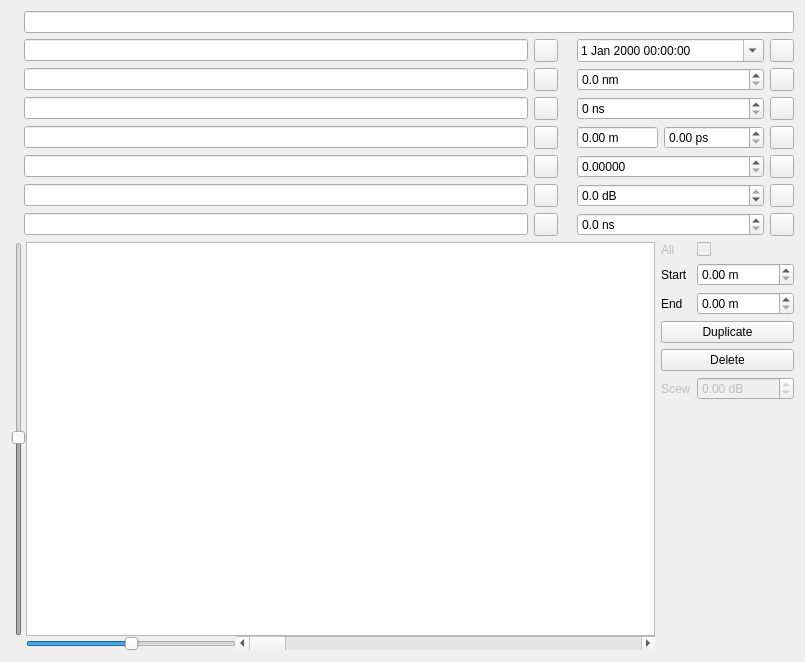
<?xml version="1.0" encoding="UTF-8"?>
<ui version="4.0">
 <class>ReflectogramWidget</class>
 <widget class="QWidget" name="ReflectogramWidget">
  <property name="geometry">
   <rect>
    <x>0</x>
    <y>0</y>
    <width>805</width>
    <height>662</height>
   </rect>
  </property>
  <property name="windowTitle">
   <string>Form</string>
  </property>
  <layout class="QVBoxLayout" name="verticalLayout_2">
   <item>
    <layout class="QHBoxLayout" name="horizontalLayout">
     <item>
      <widget class="Label" name="filePathLabel">
       <property name="text">
        <string/>
       </property>
      </widget>
     </item>
     <item>
      <widget class="QLineEdit" name="filePathEdit"/>
     </item>
    </layout>
   </item>
   <item>
    <layout class="QHBoxLayout" name="horizontalLayout_16">
     <item>
      <layout class="QFormLayout" name="formLayout">
       <item row="0" column="0">
        <widget class="Label" name="supplierNameLabel">
         <property name="text">
          <string/>
         </property>
        </widget>
       </item>
       <item row="1" column="0">
        <widget class="Label" name="otdrNameLabel">
         <property name="text">
          <string/>
         </property>
        </widget>
       </item>
       <item row="2" column="0">
        <widget class="Label" name="otdrSerialNumberLabel">
         <property name="text">
          <string/>
         </property>
        </widget>
       </item>
       <item row="3" column="0">
        <widget class="Label" name="moduleNameLabel">
         <property name="text">
          <string/>
         </property>
        </widget>
       </item>
       <item row="4" column="0">
        <widget class="Label" name="moduleSerialNumberLabel">
         <property name="text">
          <string/>
         </property>
        </widget>
       </item>
       <item row="5" column="0">
        <widget class="Label" name="softwareVersionLabel">
         <property name="text">
          <string/>
         </property>
        </widget>
       </item>
       <item row="6" column="0">
        <widget class="Label" name="supplierOtherLabel">
         <property name="text">
          <string/>
         </property>
        </widget>
       </item>
       <item row="0" column="1">
        <layout class="QHBoxLayout" name="horizontalLayout_2" stretch="1,0">
         <item>
          <widget class="QLineEdit" name="supplierNameEdit"/>
         </item>
         <item>
          <widget class="ToAllButton" name="supplierNameAllBtn"/>
         </item>
        </layout>
       </item>
       <item row="1" column="1">
        <layout class="QHBoxLayout" name="horizontalLayout_3">
         <item>
          <widget class="QLineEdit" name="otdrNameEdit"/>
         </item>
         <item>
          <widget class="ToAllButton" name="otdrNameAllBtn"/>
         </item>
        </layout>
       </item>
       <item row="2" column="1">
        <layout class="QHBoxLayout" name="horizontalLayout_4">
         <item>
          <widget class="QLineEdit" name="otdrSerialNumberEdit"/>
         </item>
         <item>
          <widget class="ToAllButton" name="otdrSerialNumberAllBtn"/>
         </item>
        </layout>
       </item>
       <item row="3" column="1">
        <layout class="QHBoxLayout" name="horizontalLayout_5">
         <item>
          <widget class="QLineEdit" name="moduleNameEdit"/>
         </item>
         <item>
          <widget class="ToAllButton" name="moduleNameAllBtn"/>
         </item>
        </layout>
       </item>
       <item row="4" column="1">
        <layout class="QHBoxLayout" name="horizontalLayout_6">
         <item>
          <widget class="QLineEdit" name="moduleSerialNumberEdit"/>
         </item>
         <item>
          <widget class="ToAllButton" name="moduleSerialNumberAllBtn"/>
         </item>
        </layout>
       </item>
       <item row="5" column="1">
        <layout class="QHBoxLayout" name="horizontalLayout_7">
         <item>
          <widget class="QLineEdit" name="softwareVersionEdit"/>
         </item>
         <item>
          <widget class="ToAllButton" name="softwareVersionAllBtn"/>
         </item>
        </layout>
       </item>
       <item row="6" column="1">
        <layout class="QHBoxLayout" name="horizontalLayout_8">
         <item>
          <widget class="QLineEdit" name="supplierOtherEdit"/>
         </item>
         <item>
          <widget class="ToAllButton" name="supplierOtherAllBtn"/>
         </item>
        </layout>
       </item>
      </layout>
     </item>
     <item>
      <layout class="QFormLayout" name="formLayout_2">
       <item row="0" column="0">
        <widget class="Label" name="dateTimeLabel">
         <property name="text">
          <string/>
         </property>
        </widget>
       </item>
       <item row="0" column="1">
        <layout class="QHBoxLayout" name="horizontalLayout_9">
         <item>
          <widget class="QDateTimeEdit" name="dateTimeEdit">
           <property name="calendarPopup">
            <bool>true</bool>
           </property>
          </widget>
         </item>
         <item>
          <widget class="ToAllButton" name="dateTimeAllBtn"/>
         </item>
        </layout>
       </item>
       <item row="1" column="0">
        <widget class="Label" name="wavelengthLabel">
         <property name="text">
          <string/>
         </property>
        </widget>
       </item>
       <item row="1" column="1">
        <layout class="QHBoxLayout" name="horizontalLayout_10">
         <item>
          <widget class="QDoubleSpinBox" name="wavelengthEdit">
           <property name="accelerated">
            <bool>true</bool>
           </property>
           <property name="suffix">
            <string> nm</string>
           </property>
           <property name="decimals">
            <number>1</number>
           </property>
           <property name="maximum">
            <double>999999999.000000000000000</double>
           </property>
           <property name="singleStep">
            <double>0.100000000000000</double>
           </property>
          </widget>
         </item>
         <item>
          <widget class="ToAllButton" name="wavelengthAllBtn"/>
         </item>
        </layout>
       </item>
       <item row="2" column="0">
        <widget class="Label" name="pulseWidthLabel">
         <property name="text">
          <string/>
         </property>
        </widget>
       </item>
       <item row="2" column="1">
        <layout class="QHBoxLayout" name="horizontalLayout_11">
         <item>
          <widget class="QSpinBox" name="pulseWidthEdit">
           <property name="accelerated">
            <bool>true</bool>
           </property>
           <property name="suffix">
            <string> ns</string>
           </property>
           <property name="prefix">
            <string/>
           </property>
           <property name="maximum">
            <number>999999999</number>
           </property>
          </widget>
         </item>
         <item>
          <widget class="ToAllButton" name="pulseWidthAllBtn"/>
         </item>
        </layout>
       </item>
       <item row="3" column="0">
        <widget class="Label" name="sampleSpacingLabel">
         <property name="text">
          <string/>
         </property>
        </widget>
       </item>
       <item row="3" column="1">
        <layout class="QHBoxLayout" name="horizontalLayout_12" stretch="0,0,0">
         <item>
          <widget class="QDoubleSpinBox" name="sampleSpacingMeterEdit">
           <property name="readOnly">
            <bool>true</bool>
           </property>
           <property name="buttonSymbols">
            <enum>QAbstractSpinBox::NoButtons</enum>
           </property>
           <property name="suffix">
            <string> m</string>
           </property>
           <property name="maximum">
            <double>999999999.000000000000000</double>
           </property>
          </widget>
         </item>
         <item>
          <widget class="QDoubleSpinBox" name="sampleSpacingEdit">
           <property name="accelerated">
            <bool>true</bool>
           </property>
           <property name="suffix">
            <string> ps</string>
           </property>
           <property name="maximum">
            <double>999999999.000000000000000</double>
           </property>
           <property name="singleStep">
            <double>0.010000000000000</double>
           </property>
          </widget>
         </item>
         <item>
          <widget class="ToAllButton" name="sampleSpacingAllBtn"/>
         </item>
        </layout>
       </item>
       <item row="4" column="0">
        <widget class="Label" name="indexOfRefractionLabel">
         <property name="text">
          <string/>
         </property>
        </widget>
       </item>
       <item row="4" column="1">
        <layout class="QHBoxLayout" name="horizontalLayout_13">
         <item>
          <widget class="QDoubleSpinBox" name="indexOfRefractionEdit">
           <property name="accelerated">
            <bool>true</bool>
           </property>
           <property name="decimals">
            <number>5</number>
           </property>
           <property name="maximum">
            <double>999999999.000000000000000</double>
           </property>
           <property name="singleStep">
            <double>0.000010000000000</double>
           </property>
          </widget>
         </item>
         <item>
          <widget class="ToAllButton" name="indexOfRefractionAllBtn"/>
         </item>
        </layout>
       </item>
       <item row="5" column="0">
        <widget class="Label" name="backscatteringCoefficientLabel">
         <property name="text">
          <string/>
         </property>
        </widget>
       </item>
       <item row="5" column="1">
        <layout class="QHBoxLayout" name="horizontalLayout_14">
         <item>
          <widget class="QDoubleSpinBox" name="backscatteringCoefficientEdit">
           <property name="accelerated">
            <bool>true</bool>
           </property>
           <property name="suffix">
            <string> dB</string>
           </property>
           <property name="decimals">
            <number>1</number>
           </property>
           <property name="minimum">
            <double>-999999999.000000000000000</double>
           </property>
           <property name="maximum">
            <double>0.000000000000000</double>
           </property>
           <property name="singleStep">
            <double>0.100000000000000</double>
           </property>
          </widget>
         </item>
         <item>
          <widget class="ToAllButton" name="backscatteringCoefficientAllBtn"/>
         </item>
        </layout>
       </item>
       <item row="6" column="0">
        <widget class="Label" name="fiberStartPositionLabel">
         <property name="text">
          <string/>
         </property>
        </widget>
       </item>
       <item row="6" column="1">
        <layout class="QHBoxLayout" name="horizontalLayout_15">
         <item>
          <widget class="QDoubleSpinBox" name="fiberStartPositionEdit">
           <property name="accelerated">
            <bool>true</bool>
           </property>
           <property name="suffix">
            <string> ns</string>
           </property>
           <property name="decimals">
            <number>1</number>
           </property>
           <property name="maximum">
            <double>999999999.000000000000000</double>
           </property>
           <property name="singleStep">
            <double>0.100000000000000</double>
           </property>
          </widget>
         </item>
         <item>
          <widget class="ToAllButton" name="fiberStartPositionAllBtn"/>
         </item>
        </layout>
       </item>
      </layout>
     </item>
    </layout>
   </item>
   <item>
    <layout class="QHBoxLayout" name="horizontalLayout_17">
     <item>
      <layout class="QGridLayout" name="gridLayout">
       <property name="spacing">
        <number>0</number>
       </property>
       <item row="1" column="0">
        <widget class="QSlider" name="tracePerDbSlider">
         <property name="enabled">
          <bool>false</bool>
         </property>
         <property name="sliderPosition">
          <number>50</number>
         </property>
         <property name="orientation">
          <enum>Qt::Vertical</enum>
         </property>
        </widget>
       </item>
       <item row="3" column="1">
        <layout class="QHBoxLayout" name="horizontalLayout_19" stretch="1,2">
         <item>
          <widget class="QSlider" name="traceHorZoom">
           <property name="minimum">
            <number>-20</number>
           </property>
           <property name="maximum">
            <number>20</number>
           </property>
           <property name="pageStep">
            <number>1</number>
           </property>
           <property name="value">
            <number>0</number>
           </property>
           <property name="orientation">
            <enum>Qt::Horizontal</enum>
           </property>
           <property name="tickPosition">
            <enum>QSlider::NoTicks</enum>
           </property>
          </widget>
         </item>
         <item>
          <widget class="QScrollBar" name="traceHorScroll">
           <property name="maximum">
            <number>100</number>
           </property>
           <property name="orientation">
            <enum>Qt::Horizontal</enum>
           </property>
          </widget>
         </item>
        </layout>
       </item>
       <item row="1" column="1">
        <widget class="TraceEdit" name="traceEdit"/>
       </item>
      </layout>
     </item>
     <item>
      <layout class="QFormLayout" name="formLayout_3">
       <item row="1" column="0">
        <widget class="QLabel" name="traceSelStartLabel">
         <property name="text">
          <string>Start</string>
         </property>
        </widget>
       </item>
       <item row="1" column="1">
        <widget class="QDoubleSpinBox" name="traceSelStartEdit">
         <property name="suffix">
          <string> m</string>
         </property>
         <property name="maximum">
          <double>999999999.000000000000000</double>
         </property>
        </widget>
       </item>
       <item row="2" column="0">
        <widget class="QLabel" name="traceSelEndLabel">
         <property name="text">
          <string>End</string>
         </property>
        </widget>
       </item>
       <item row="2" column="1">
        <widget class="QDoubleSpinBox" name="traceSelEndEdit">
         <property name="suffix">
          <string> m</string>
         </property>
         <property name="maximum">
          <double>999999999.000000000000000</double>
         </property>
        </widget>
       </item>
       <item row="3" column="0" colspan="2">
        <widget class="QPushButton" name="traceDuplicateBtn">
         <property name="text">
          <string>Duplicate</string>
         </property>
        </widget>
       </item>
       <item row="4" column="0" colspan="2">
        <widget class="QPushButton" name="traceDeleteBtn">
         <property name="text">
          <string>Delete</string>
         </property>
        </widget>
       </item>
       <item row="5" column="0">
        <widget class="QLabel" name="traceScewLabel">
         <property name="enabled">
          <bool>false</bool>
         </property>
         <property name="text">
          <string>Scew</string>
         </property>
        </widget>
       </item>
       <item row="5" column="1">
        <widget class="QDoubleSpinBox" name="traceScewEdit">
         <property name="enabled">
          <bool>false</bool>
         </property>
         <property name="suffix">
          <string> dB</string>
         </property>
         <property name="minimum">
          <double>-999.000000000000000</double>
         </property>
         <property name="maximum">
          <double>999.000000000000000</double>
         </property>
        </widget>
       </item>
       <item row="0" column="0">
        <widget class="QLabel" name="traceAllLabel">
         <property name="enabled">
          <bool>false</bool>
         </property>
         <property name="text">
          <string>All</string>
         </property>
        </widget>
       </item>
       <item row="0" column="1">
        <widget class="QCheckBox" name="traceAllCheck_2">
         <property name="enabled">
          <bool>false</bool>
         </property>
        </widget>
       </item>
      </layout>
     </item>
    </layout>
   </item>
  </layout>
 </widget>
 <customwidgets>
  <customwidget>
   <class>ToAllButton</class>
   <extends>QToolButton</extends>
   <header>gui/toallbutton.h</header>
  </customwidget>
  <customwidget>
   <class>Label</class>
   <extends>QLabel</extends>
   <header>gui/label.h</header>
  </customwidget>
  <customwidget>
   <class>TraceEdit</class>
   <extends>QGraphicsView</extends>
   <header>gui/traceedit.h</header>
   <slots>
    <slot>duplicateSelected()</slot>
    <slot>deleteSelected()</slot>
   </slots>
  </customwidget>
 </customwidgets>
 <resources/>
 <connections>
  <connection>
   <sender>traceDeleteBtn</sender>
   <signal>clicked()</signal>
   <receiver>traceEdit</receiver>
   <slot>deleteSelected()</slot>
   <hints>
    <hint type="sourcelabel">
     <x>756</x>
     <y>318</y>
    </hint>
    <hint type="destinationlabel">
     <x>398</x>
     <y>374</y>
    </hint>
   </hints>
  </connection>
  <connection>
   <sender>traceDuplicateBtn</sender>
   <signal>clicked()</signal>
   <receiver>traceEdit</receiver>
   <slot>duplicateSelected()</slot>
   <hints>
    <hint type="sourcelabel">
     <x>725</x>
     <y>284</y>
    </hint>
    <hint type="destinationlabel">
     <x>582</x>
     <y>302</y>
    </hint>
   </hints>
  </connection>
 </connections>
</ui>
